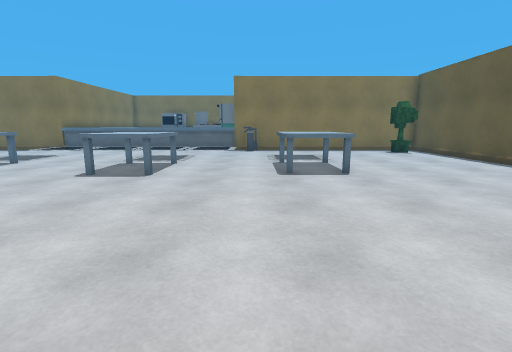
view 1 (above)

24 first-person views from a walk through a 3-D level made in the Unity game engine. The camera is 1.3 m above the floor, tilts 10° down and sees 85° across. Doors are open. The floor is counted in squares, 1 m on a side. Each view is taken from the middle of a square. On the plan, view 1 faces up. The plan holds only what a view shows up to about 13 squares ahead; the rest is blank. The place goes on beyond the plan. The player character is not drawn. Some animated figures are not drawn. Some surface patterns are stand-ins.

view 2
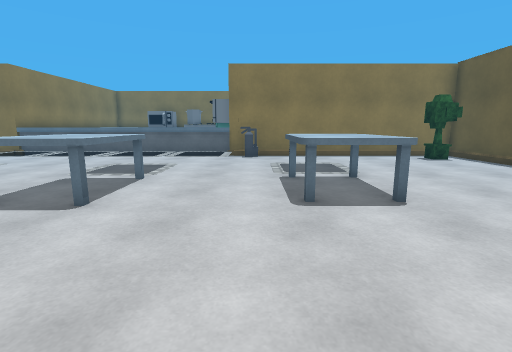

view 3
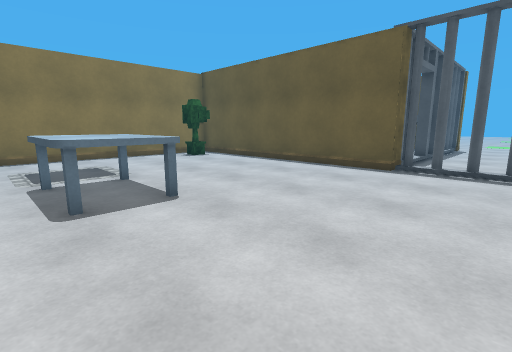

view 4
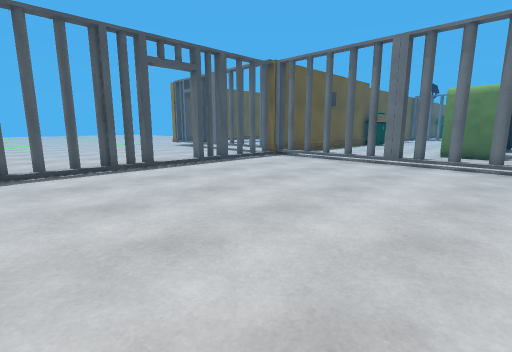

view 5
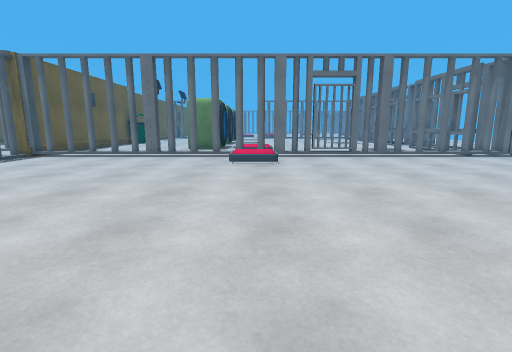

view 6
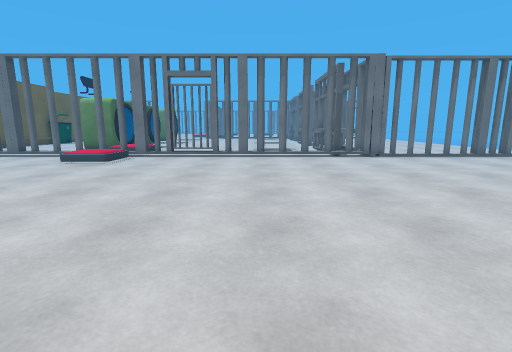

view 7
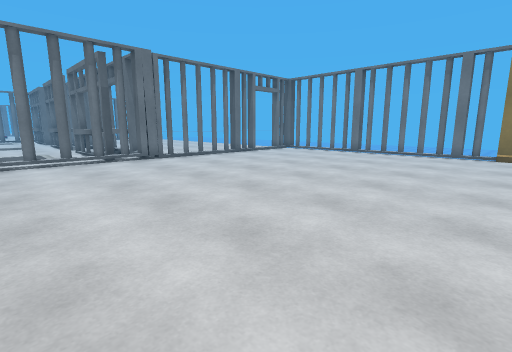

view 8
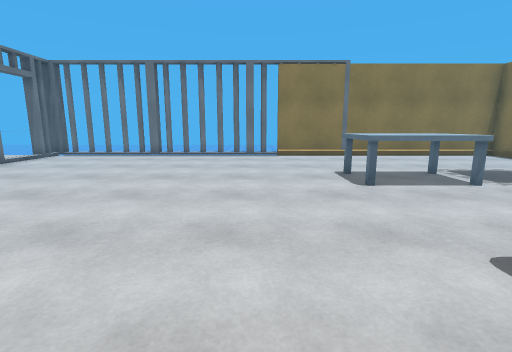

view 9
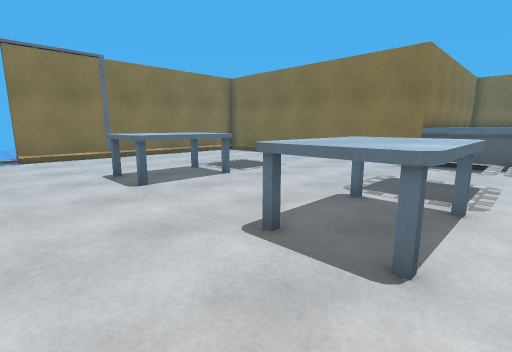

view 10
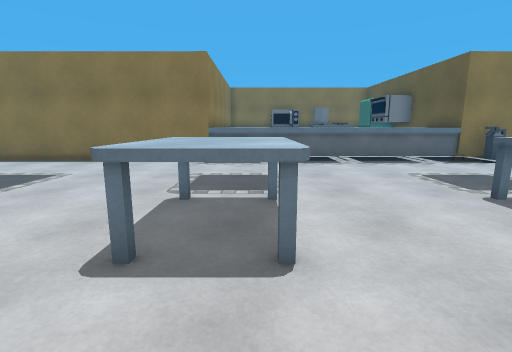

view 11
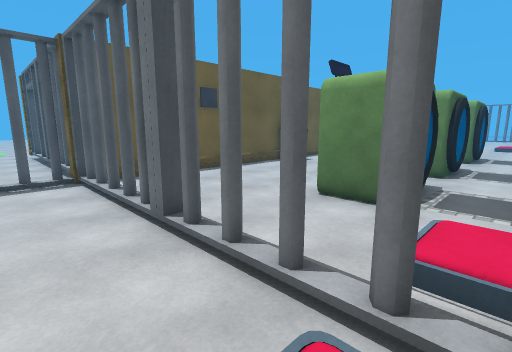

view 12
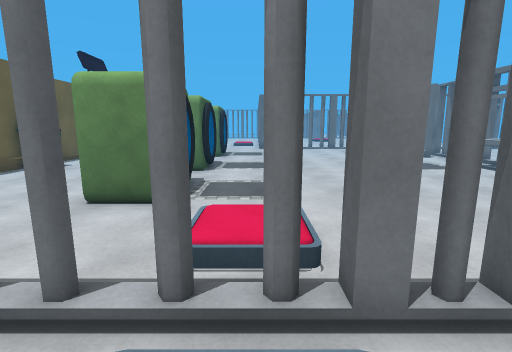

view 13
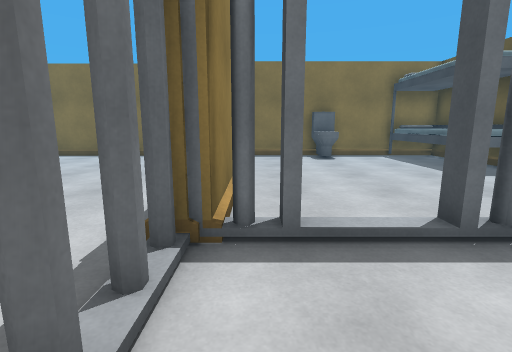

view 14
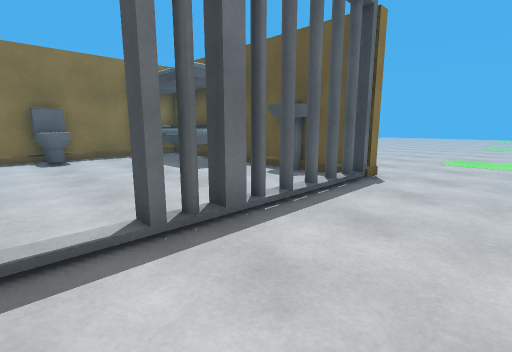

view 15
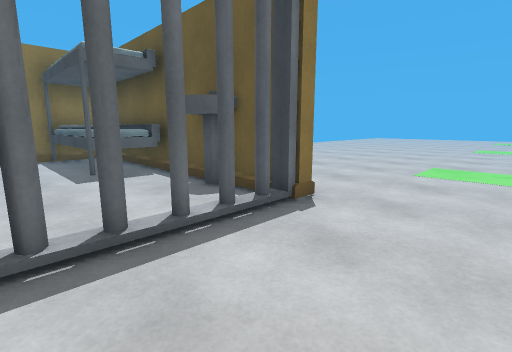

view 16
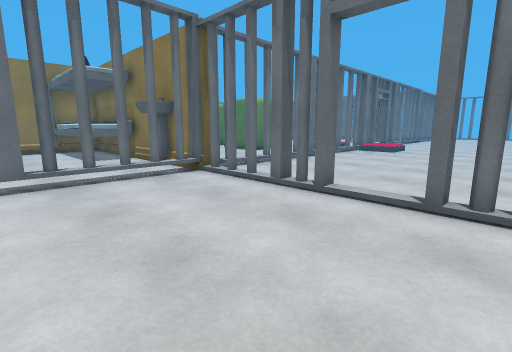

view 17
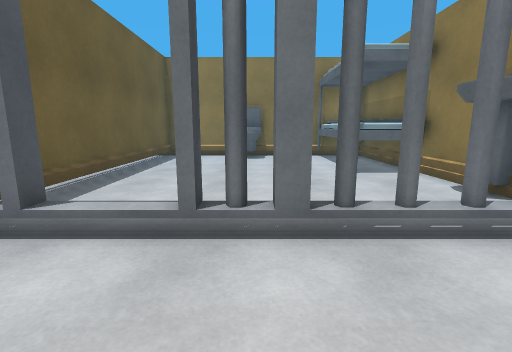

view 18
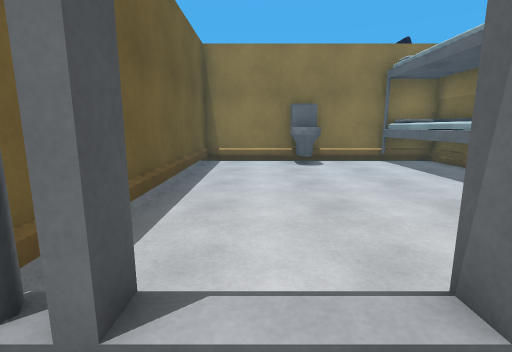

view 19
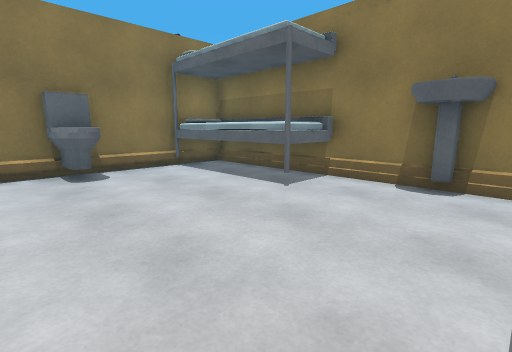

view 20
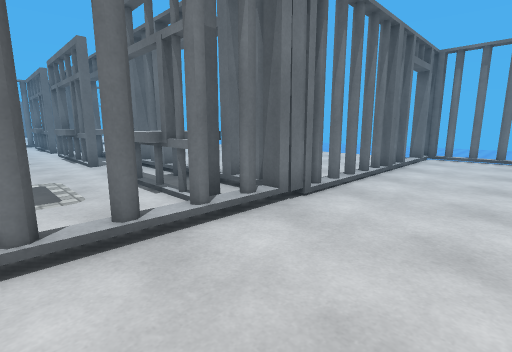

view 21
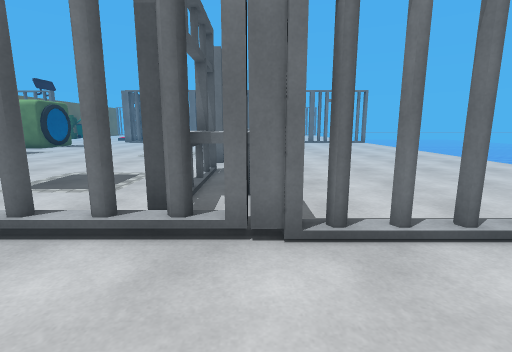

view 22
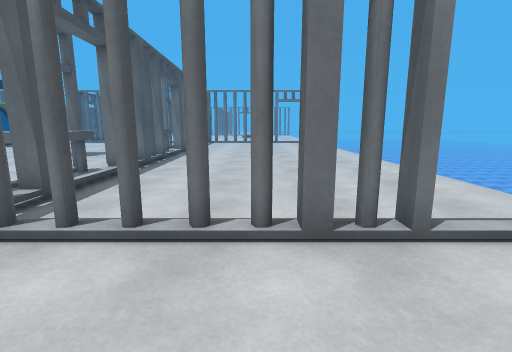

view 23
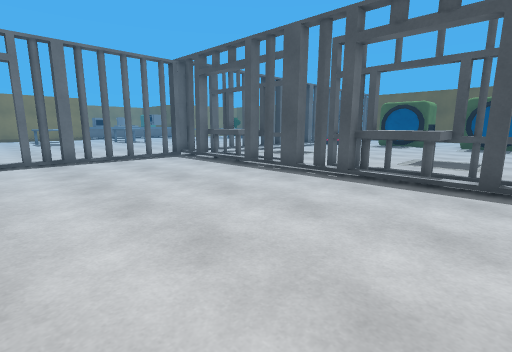

view 24
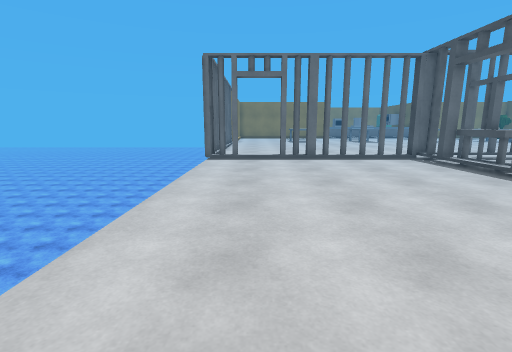

### Floor plan
Key: @ floor where view 1 was taken; # wall or solid block; x gap in a wall; . main floor; : floor 0.25 m higher than the main floor; + floor 0.5 m higher than the main floor; / step, stairs or slope; D open door; ^ raised ledge; v drop or lower ground; T table; P plant; H thing the floor can be seen under or through; B bed; S sink; O other object.
Columns run from 21 left of view 1 to 28 right of it. Each row starts with its distance up from view 1.
 18           O         #
 17           #         #
 16 ###########^^^^^^^^^####################
 15 #........./::::/::::/O........#...O..BB#
 14 #........./::::/::::/........P#......BB#
 13 #.........///////////.........#......BB#
 12 #.............................#......BB#
 11 #.............................#......BB#
 10 #....TTT...TT...TTT...TTT.....#........#
  9 #....TTT...TT... TT...TTT.....#........#    ....
  8 #....TTT...TT...TTT...TTT.....#.......SS  .......
  7 #.............................#........# .........
  6 #.............................##DDxxx:x#..........
  5 #.............................x...................
  4 #.............................x...................
  3 v.............................x................
  2 v.............................#.....
  1 #............................./.....
  0 #....................@........#.....
 -1 #.............................x.....
 -2 v...................//................
 -3 #...................+/........:.......
 -4 ##..x.xx.#HHHx#OOOO#xxxxHHx####.x.xxDD##
 -5 v........#T  .  ...x......... #........#
 -6 v........#TT... ...O O.....   S........#
 -7 v........TTT....... OO....... #........#.
 -8 v........TTT..........###.....#........#.
 -9 v........#T ..........O  .....#BB......#.
-10 v........#  ..........O  .....#BB......#.
-11 v........#T ....... ..#   ....#BB......#
-12 v........#T ....... ...   ....#BB......#
-13 v........TTT..........#       #BB..O...#
-14 v........TTT..........O       #####O####
-15 v........#T...........O
-16   . .....#T

Where each view was taken, in squares from view 1:
view 1: 0 up, 0 right, facing up
view 2: 3 up, 0 right, facing up
view 3: 3 up, 0 right, facing up-right
view 4: 6 up, 0 right, facing down-right
view 5: 8 up, 1 left, facing down
view 6: 8 up, 7 left, facing down
view 7: 7 up, 7 left, facing down-left
view 8: 5 up, 8 left, facing left
view 9: 5 up, 8 left, facing up-left
view 10: 5 up, 9 left, facing up
view 11: 2 down, 1 left, facing down-right
view 12: 2 down, 1 left, facing down
view 13: 3 up, 10 right, facing up
view 14: 3 up, 11 right, facing up-right
view 15: 3 up, 14 right, facing up-right
view 16: 3 up, 14 right, facing down-left
view 17: 1 down, 14 right, facing down
view 18: 3 down, 16 right, facing down
view 19: 5 down, 16 right, facing down-left
view 20: 1 down, 8 left, facing down-left
view 21: 1 down, 12 left, facing down
view 22: 1 down, 16 left, facing down
view 23: 16 down, 19 left, facing up-right
view 24: 16 down, 19 left, facing up
